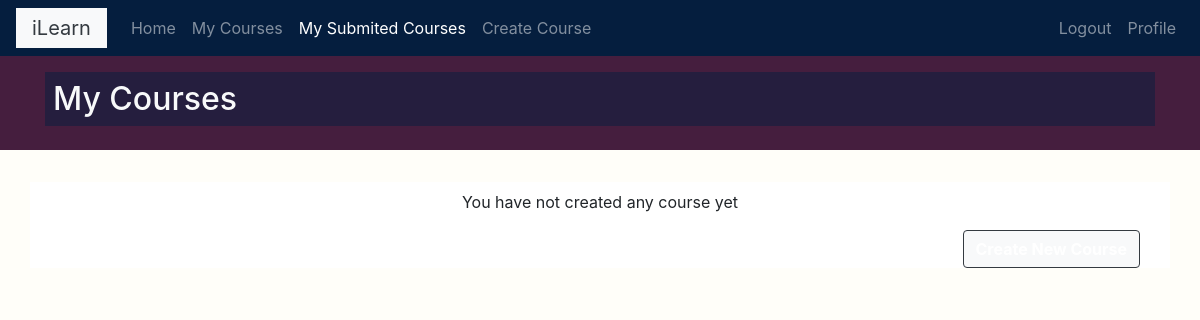
The page /course/mine/ (signed in) on the database as committed earlier.
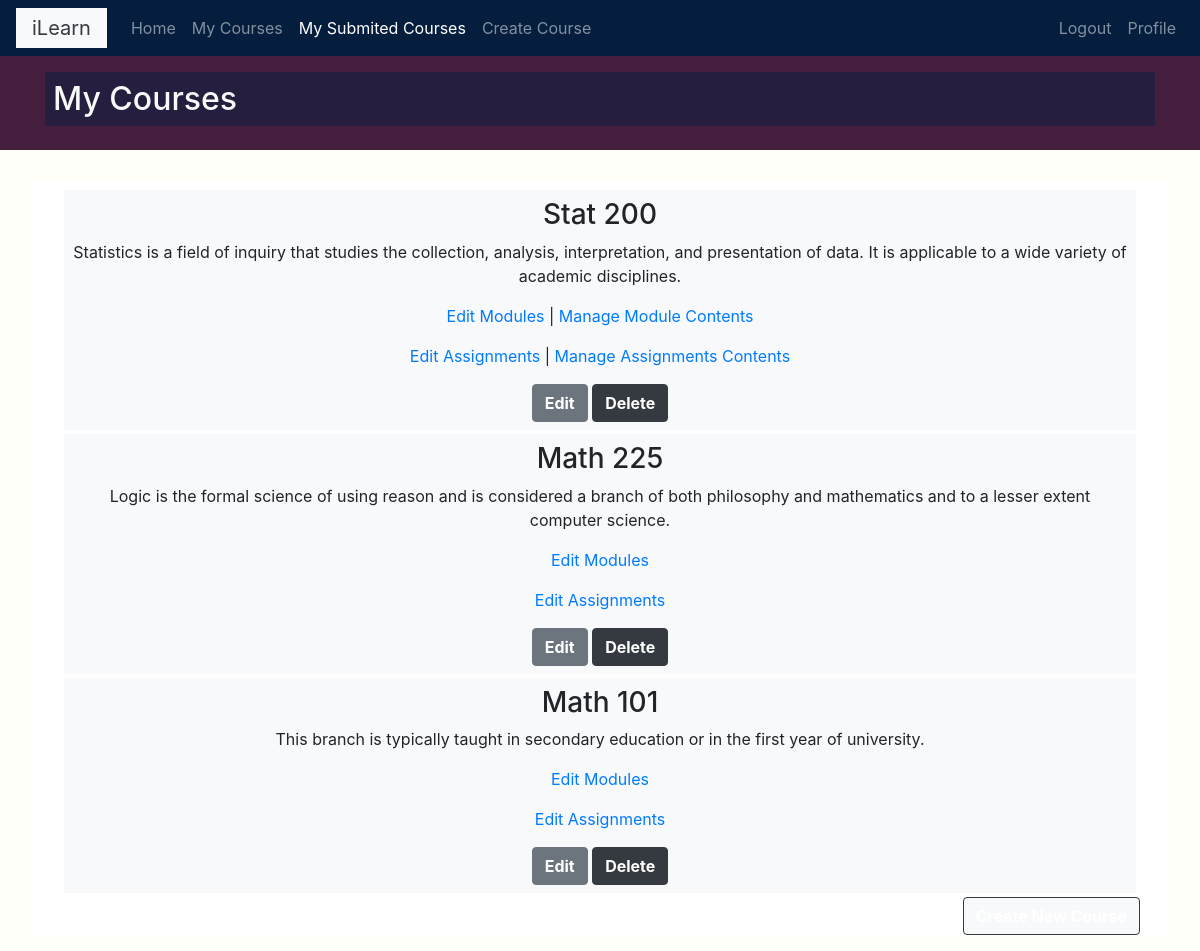
The same page on the database as committed later.
### courses/models.py (models this page shows, shortened)
class Course(models.Model):
    instructor = models.ForeignKey('Instructor', related_name='courses_created', on_delete=models.CASCADE)
    subject  = models.ForeignKey(Subject, related_name='courses', on_delete=models.CASCADE)
    title = models.CharField(max_length=200)
    overview = models.TextField(max_length=200)
    slug = models.SlugField(max_length=200,unique=True)
    created = models.DateTimeField(auto_now_add=True)
    enrollments = models.ManyToManyField(Student,through='Enrollment')
    feature = models.BooleanField(default=False,null=True)
    photo = models.ImageField(upload_to='courses/%Y/%m/%d/',default='courses/course_icon.png',
                              blank=False)
    class Meta:
        ordering = ['-created']

### courses/views.py (the view, shortened to what this page needs)
# urls.py: path('mine/',ManageCourseListView.as_view(),name='manage_course_list'),
class ManageCourseListView(OwnerCourseMixin,ListView):
    template_name = 'courses/manage/course/list.html'
    permission_required = 'courses.can_view_course'

### courses/templatetags/course.py (called while the page is built)
@register.filter
def is_instructor(obj):
    try:
        if obj.is_superuser or obj.instructor:
            return True
        else:
            return False
    except:
        return None

### courses/views.py (called while the page is built)
    def get_queryset(self,*args,**kwargs):
        qs = super().get_queryset(*args,**kwargs)
        return qs.filter(instructor=self.request.user.instructor)

### courses/templates/courses/manage/course/list.html (shortened to what this page needs)
{% extends 'base.html' %}
{% block page_title %}
  <h2 class="bg-secondary-theme-one p-2 text-light">My Courses</h2>
{% endblock %}
{% block content %}
  <div class="container my-2">
    <div class="text-center bg-white">
      {% for course in object_list %}
        <div class="course-info m-1 bg-light p-2">
          <h3>{{ course.title }}</h3>
          {% if course.overview %}
            <p> {{ course.overview }}</p>
          {% endif %}
          <div class="container">
            <p style="" class="d-flex justify-content-center">
              <a class="d-block" href="{% url 'courses:course_module_update' course.id %}">Edit Modules </a>
              {% if course.modules.count > 0%}
                &nbsp;|&nbsp; <a href="{% url 'courses:module_content_list' course.modules.first.id %}">Manage Module Contents</a>
              {% endif %}
            </p>
            <p style="" class="d-flex justify-content-center">
              <a class="d-block" href="{% url 'courses:assignments:course_assignment_update' course.id %}">Edit Assignments </a>
              {% if course.assignments.count > 0%}
                &nbsp;|&nbsp; <a href="{% url 'courses:assignments:course_a_assignment_question_list' course.id course.assignments.first.id %}">Manage Assignments Contents</a>
              {% endif %}
            </p>
            <div class="">
              <a class="btn btn-secondary" href="{% url 'courses:course_edit' course.id %}">Edit</a>
              <a class="btn btn-dark" href="{% url 'courses:course_delete' course.id %}">Delete</a>
            </div>
          </div>
        </div>
      {% empty %}
        <p>You have not created any course yet</p>
      {% endfor %}
    </div>
    <p class="text-right">
      <a class="btn btn-light border border-dark"href="{% url 'courses:course_create'%}">Create New Course</a>
    </p>
  </div>
{% endblock %}

Rows that differ between the two databases and show on the page:
now on this page (row edited): Course: title "Stat 200", overview "Statistics is a field of inquiry that studies the collection, analysis, interpretation, and presentation of data. It is applicable to a wide variety of academic disciplines.", shows "Manage Module Contents", shows "Manage Assignments Contents"
now on this page (row edited): Course: title "Math 225", overview "Logic is the formal science of using reason and is considered a branch of both philosophy and mathematics and to a lesser extent computer science."
now on this page (row edited): Course: title "Math 101", overview "This branch is typically taught in secondary education or in the first year of university."
Other text that changed with them:
text no longer shown: "You have not created any course yet"
